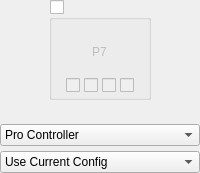
            <widget class="QWidget" name="widgetPlayer7" native="true">
             <layout class="QVBoxLayout" name="verticalLayout_25">
              <property name="spacing">
               <number>5</number>
              </property>
              <property name="leftMargin">
               <number>0</number>
              </property>
              <property name="topMargin">
               <number>0</number>
              </property>
              <property name="rightMargin">
               <number>0</number>
              </property>
              <property name="bottomMargin">
               <number>0</number>
              </property>
              <item alignment="Qt::AlignHCenter">
               <widget class="QGroupBox" name="groupPlayer7Connected">
                <property name="minimumSize">
                 <size>
                  <width>100</width>
                  <height>100</height>
                 </size>
                </property>
                <property name="title">
                 <string/>
                </property>
                <property name="checkable">
                 <bool>true</bool>
                </property>
                <property name="checked">
                 <bool>false</bool>
                </property>
                <layout class="QVBoxLayout" name="verticalLayout_10" stretch="1,0">
                 <property name="spacing">
                  <number>7</number>
                 </property>
                 <property name="leftMargin">
                  <number>14</number>
                 </property>
                 <property name="topMargin">
                  <number>7</number>
                 </property>
                 <property name="rightMargin">
                  <number>14</number>
                 </property>
                 <property name="bottomMargin">
                  <number>4</number>
                 </property>
                 <item>
                  <widget class="QWidget" name="controllerPlayer7" native="true">
                   <property name="styleSheet">
                    <string notr="true"/>
                   </property>
                   <layout class="QVBoxLayout" name="verticalLayout_18">
                    <property name="topMargin">
                     <number>16</number>
                    </property>
                    <item alignment="Qt::AlignHCenter|Qt::AlignVCenter">
                     <widget class="QLabel" name="labelPlayer7">
                      <property name="text">
                       <string>P7</string>
                      </property>
                     </widget>
                    </item>
                   </layout>
                  </widget>
                 </item>
                 <item alignment="Qt::AlignHCenter">
                  <widget class="QWidget" name="Player7LEDs" native="true">
                   <property name="enabled">
                    <bool>false</bool>
                   </property>
                   <property name="minimumSize">
                    <size>
                     <width>0</width>
                     <height>10</height>
                    </size>
                   </property>
                   <layout class="QHBoxLayout" name="horizontalLayout_13">
                    <property name="spacing">
                     <number>4</number>
                    </property>
                    <property name="leftMargin">
                     <number>0</number>
                    </property>
                    <property name="topMargin">
                     <number>0</number>
                    </property>
                    <property name="rightMargin">
                     <number>0</number>
                    </property>
                    <property name="bottomMargin">
                     <number>0</number>
                    </property>
                    <item>
                     <widget class="QCheckBox" name="checkboxPlayer7LED1"/>
                    </item>
                    <item>
                     <widget class="QCheckBox" name="checkboxPlayer7LED2"/>
                    </item>
                    <item>
                     <widget class="QCheckBox" name="checkboxPlayer7LED3"/>
                    </item>
                    <item>
                     <widget class="QCheckBox" name="checkboxPlayer7LED4"/>
                    </item>
                   </layout>
                  </widget>
                 </item>
                </layout>
               </widget>
              </item>
              <item>
               <widget class="QWidget" name="Player7Explain" native="true">
                <property name="minimumSize">
                 <size>
                  <width>0</width>
                  <height>10</height>
                 </size>
                </property>
                <layout class="QVBoxLayout" name="verticalLayout_42">
                 <property name="spacing">
                  <number>0</number>
                 </property>
                 <property name="leftMargin">
                  <number>0</number>
                 </property>
                 <property name="topMargin">
                  <number>0</number>
                 </property>
                 <property name="rightMargin">
                  <number>0</number>
                 </property>
                 <property name="bottomMargin">
                  <number>0</number>
                 </property>
                 <item>
                  <widget class="QLabel" name="labelPlayer7Explain">
                   <property name="alignment">
                    <set>Qt::AlignCenter</set>
                   </property>
                  </widget>
                 </item>
                </layout>
               </widget>
              </item>
              <item>
               <widget class="QComboBox" name="comboPlayer7Emulated">
                <item>
                 <property name="text">
                  <string>Pro Controller</string>
                 </property>
                </item>
                <item>
                 <property name="text">
                  <string>Dual Joycons</string>
                 </property>
                </item>
                <item>
                 <property name="text">
                  <string>Left Joycon</string>
                 </property>
                </item>
                <item>
                 <property name="text">
                  <string>Right Joycon</string>
                 </property>
                </item>
               </widget>
              </item>
              <item>
               <widget class="QComboBox" name="comboPlayer7Profile">
                <item>
                 <property name="text">
                  <string>Use Current Config</string>
                 </property>
                </item>
               </widget>
              </item>
             </layout>
            </widget>
